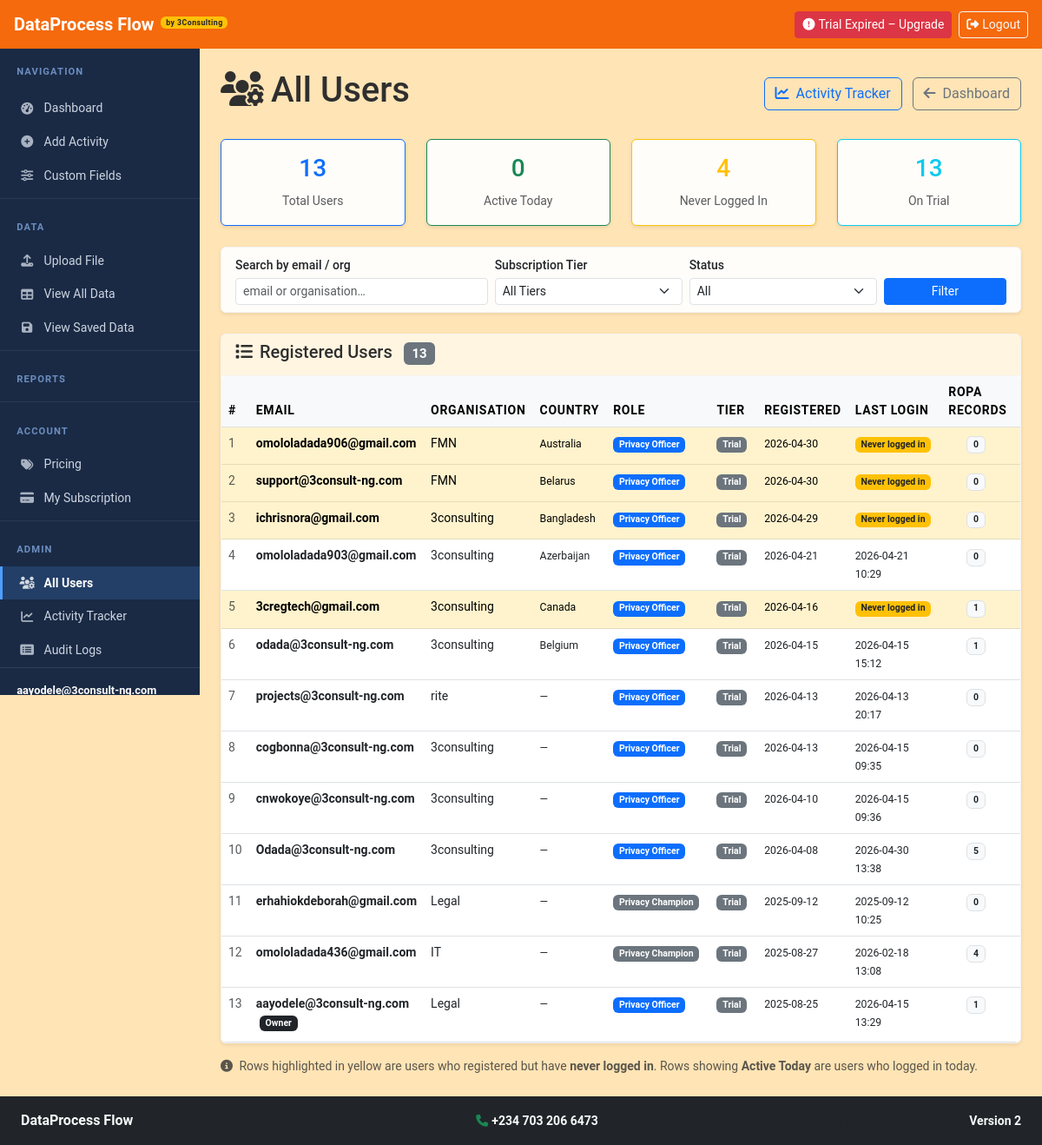
/admin/users (signed in), run on an earlier commit of the app's database.
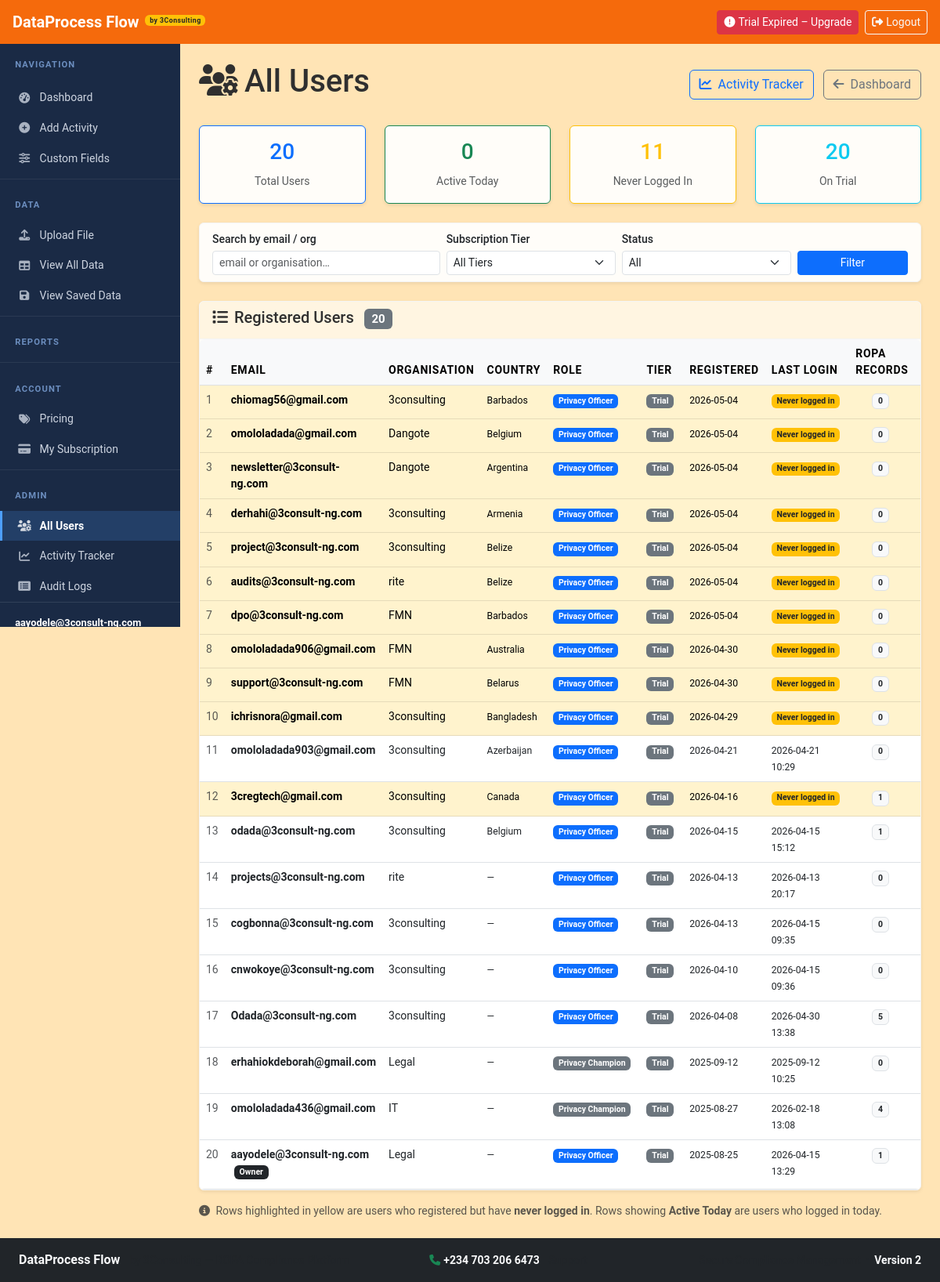
And on a later commit of the database.
### models.py (models this page shows)
class User(UserMixin, db.Model):
    __tablename__ = 'users'
    id = db.Column(Integer, primary_key=True)
    email = db.Column(String(120), unique=True, nullable=False)
    password_hash = db.Column(String(256), nullable=False)
    full_name = db.Column(String(150), nullable=True)
    role = db.Column(String(50), nullable=False, default='Privacy Champion')
    department = db.Column(String(100))
    created_at = db.Column(DateTime, default=datetime.utcnow)
    last_login = db.Column(DateTime)
    reset_token = db.Column(String(256), nullable=True)
    reset_token_expires = db.Column(DateTime, nullable=True)
    country = db.Column(String(100), nullable=True)
    failed_login_attempts = db.Column(Integer, default=0)
    locked_until = db.Column(DateTime, nullable=True)
    email_confirmed = db.Column(Boolean, default=False)
    email_confirm_token = db.Column(String(256), nullable=True)
    email_confirm_expires = db.Column(DateTime, nullable=True)
    mfa_enabled = db.Column(Boolean, default=False)
    mfa_secret = db.Column(String(128), nullable=True)
    subscription_tier = db.Column(String(50), nullable=False, default='trial')
    trial_start_date = db.Column(DateTime, default=datetime.utcnow)
    subscription_start_date = db.Column(DateTime, nullable=True)
    subscription_end_date = db.Column(DateTime, nullable=True)
    upgrade_email_sent = db.Column(Boolean, default=False)
    ropa_records = db.relationship('ROPARecord', foreign_keys='ROPARecord.created_by', backref='creator', lazy=True)

### app.py (the view)
@app.route('/admin/users')
@login_required
def admin_users():
    if not is_superadmin_user(current_user):
        abort(403)
    q = request.args.get('q', '').strip()
    tier_filter = request.args.get('tier', '').strip()
    status_filter = request.args.get('status', '').strip()
    query = models.User.query
    if q:
        query = query.filter(
            (models.User.email.ilike(f'%{q}%')) |
            (models.User.department.ilike(f'%{q}%'))
        )
    if tier_filter:
        query = query.filter(models.User.subscription_tier == tier_filter)
    if status_filter == 'active':
        query = query.filter(models.User.last_login.isnot(None))
    elif status_filter == 'inactive':
        query = query.filter(models.User.last_login.is_(None))
    users = query.order_by(models.User.created_at.desc()).all()
    today = date.today()
    for u in users:
        u.ropa_count = models.ROPARecord.query.filter_by(created_by=u.id).count()
    stats = {
        'total': models.User.query.count(),
        'active_today': models.User.query.filter(
            models.User.last_login >= datetime.combine(today, datetime.min.time())
        ).count(),
        'never_logged_in': models.User.query.filter(models.User.last_login.is_(None)).count(),
        'on_trial': models.User.query.filter(models.User.subscription_tier == 'trial').count(),
    }
    log_audit_event('Admin View Users', current_user.email, 'Accessed admin user list')
    return render_template('admin_users.html', users=users, stats=stats, today=today)

### app.py (called while the page is built, shortened)
@login_manager.user_loader
def load_user(user_id):
    return models.User.query.get(int(user_id))

def is_superadmin_user(user):
    if SUPERADMIN_EMAIL and user.email == SUPERADMIN_EMAIL:
        return True
    return user.id == 1

@app.context_processor
def inject_subscription():
    if current_user.is_authenticated:
        tier = get_user_effective_tier(current_user)
        config = get_tier_config(tier)
        trial_days = get_trial_days_remaining(current_user)
        unread_notifications = 0
        return dict(
            sub_tier=tier,
            sub_config=config,
            sub_trial_days=trial_days,
            unread_notifications=unread_notifications,
            now_date=datetime.utcnow(),
            is_superadmin=is_superadmin_user(current_user),
        )
    return dict(sub_tier=None, sub_config={}, sub_trial_days=None, unread_notifications=0, now_date=datetime.utcnow(), is_superadmin=False)

### audit_logger.py (called while the page is built)
def get_session_hash():
    if not request or not hasattr(request, 'cookies'):
        return 'System'
    session_data = request.cookies.get('session', '')
    if session_data:
        return hashlib.sha256(session_data.encode()).hexdigest()[:16]
    return 'No-Session'

### templates/admin_users.html (shortened to what the changed rows need)
{% extends "base.html" %}
{% block content %}
<div class="d-flex justify-content-between align-items-center mb-4">
    <h1><i class="fas fa-users-cog me-2"></i>All Users</h1>
</div>
<div class="row mb-4">
    <div class="col-md-3">
        <div class="card text-center border-primary">
            <div class="card-body">
                <h3 class="text-primary">{{ stats.total }}</h3>
                <small class="text-muted">Total Users</small>
            </div>
        </div>
    </div>
    <div class="col-md-3">
        <div class="card text-center border-warning">
            <div class="card-body">
                <h3 class="text-warning">{{ stats.never_logged_in }}</h3>
                <small class="text-muted">Never Logged In</small>
            </div>
        </div>
    </div>
    <div class="col-md-3">
        <div class="card text-center border-info">
            <div class="card-body">
                <h3 class="text-info">{{ stats.on_trial }}</h3>
                <small class="text-muted">On Trial</small>
            </div>
        </div>
    </div>
</div>
<div class="card">
    <div class="card-header">
        <h5 class="mb-0">
            <i class="fas fa-list me-2"></i>Registered Users
            <span class="badge bg-secondary ms-2">{{ users|length }}</span>
        </h5>
    </div>
    <div class="card-body p-0">
        {% if users %}
        <div class="table-responsive">
            <table class="table table-hover mb-0" style="font-size:0.875rem;">
                <thead class="table-light">
                    <tr>
                        <th>#</th>
                        <th>Email</th>
                        <th>Organisation</th>
                        <th>Country</th>
                        <th>Role</th>
                        <th>Tier</th>
                        <th>Registered</th>
                        <th>Last Login</th>
                        <th>ROPA Records</th>
                        <th>Status</th>
                    </tr>
                </thead>
                <tbody>
                    {% for user in users %}
                    {% set never_logged = user.last_login is none %}
                    {% set last_active_today = user.last_login and user.last_login.date() == today %}
                    <tr class="{{ 'table-warning' if never_logged else '' }}">
                        <td class="text-muted">{{ loop.index }}</td>
                        <td>
                            <strong>{{ user.email }}</strong>
                            {% if user.id == 1 %}<span class="badge bg-dark ms-1">Owner</span>{% endif %}
                        </td>
                        <td>{{ user.department or '—' }}</td>
                        <td><small>{{ user.country or '—' }}</small></td>
                        <td>
                            <span class="badge bg-{{ 'primary' if user.role == 'Privacy Officer' else 'secondary' }}">
                                {{ user.role }}
                            </span>
                        </td>
                        <td>
                            {% set tier_colors = {'trial': 'secondary', 'starter': 'success', 'growth': 'primary', 'enterprise': 'dark'} %}
                            <span class="badge bg-{{ tier_colors.get(user.subscription_tier, 'secondary') }}">
                                {{ user.subscription_tier|title }}
                            </span>
                        </td>
                        <td>
                            <small>{{ user.created_at.strftime('%Y-%m-%d') if user.created_at else 'N/A' }}</small>
                        </td>
                        <td>
                            {% if user.last_login %}
                                <small class="{{ 'text-success fw-bold' if last_active_today else '' }}">
                                    {{ user.last_login.strftime('%Y-%m-%d %H:%M') }}
                                </small>
                            {% else %}
                                <span class="badge bg-warning text-dark">Never logged in</span>
                            {% endif %}
                        </td>
                        <td class="text-center">
                            <span class="badge bg-light text-dark border">{{ user.ropa_count }}</span>
                        </td>
                        <td>
                        </td>
                    </tr>
                    {% endfor %}
                </tbody>
            </table>
        </div>
        {% else %}
        <div class="text-center py-4 text-muted">No users found matching your filters.</div>
        {% endif %}
    </div>
</div>
{% endblock %}

### templates/base.html (shortened to what the changed rows need)
<!DOCTYPE html>
<html lang="en" data-bs-theme="light">
<head>
    <link href="https://cdn.jsdelivr.net/npm/bootstrap@5.3.0/dist/css/bootstrap.min.css" rel="stylesheet">
    <link href="https://cdnjs.cloudflare.com/ajax/libs/font-awesome/6.4.0/css/all.min.css" rel="stylesheet">
    <link href="{{ url_for('static', filename='css/custom.css') }}" rel="stylesheet">
</head>
<body>
    {% if current_user.is_authenticated %}
    <div class="app-shell">
        <nav id="sidebar">
            <div class="sidebar-brand">Navigation</div>
            <div class="nav flex-column mt-1">
                <a class="nav-link {% if request.endpoint in ['index','privacy_officer_dashboard','privacy_champion_dashboard'] %}active{% endif %}"
                   href="{{ url_for('index') }}">
                    <i class="fas fa-tachometer-alt"></i> Dashboard
                </a>
                <a class="nav-link {% if request.endpoint == 'add_activity' %}active{% endif %}"
                   href="{{ url_for('add_activity') }}">
                    <i class="fas fa-plus-circle"></i> Add Activity
                </a>
                {% if sub_tier and sub_tier != 'trial' %}
                <a class="nav-link {% if request.endpoint == 'custom_tabs' %}active{% endif %}"
                   href="{{ url_for('custom_tabs') }}">
                    <i class="fas fa-sliders-h"></i> Custom Fields
                </a>
                {% else %}
                <a class="nav-link text-muted" href="{{ url_for('subscription') }}" title="Upgrade to unlock Custom Fields">
                    <i class="fas fa-lock me-1"></i><i class="fas fa-sliders-h"></i> Custom Fields
                    <span class="badge bg-warning text-dark ms-1" style="font-size:0.65rem;">Pro</span>
                </a>
                {% endif %}
                {% if current_user.role == 'Privacy Officer' %}
                <div class="sidebar-divider"></div>
                <div class="sidebar-brand">Data</div>
                <a class="nav-link {% if request.endpoint == 'upload_file' %}active{% endif %}"
                   href="{{ url_for('upload_file') }}">
                    <i class="fas fa-upload"></i> Upload File
                </a>
                <a class="nav-link {% if request.endpoint == 'view_all_ropa_excel' %}active{% endif %}"
                   href="{{ url_for('view_all_ropa_excel') }}">
                    <i class="fas fa-table"></i> View All Data
                </a>
                <a class="nav-link {% if request.endpoint == 'view_saved_ropa' %}active{% endif %}"
                   href="{{ url_for('view_saved_ropa') }}">
                    <i class="fas fa-save"></i> View Saved Data
                </a>
                {% endif %}
                <div class="sidebar-divider"></div>
                <div class="sidebar-brand">Reports</div>
                <div class="sidebar-divider"></div>
                <div class="sidebar-brand">Account</div>
                <a class="nav-link {% if request.endpoint == 'pricing' %}active{% endif %}"
                   href="{{ url_for('pricing') }}">
                    <i class="fas fa-tags"></i> Pricing
                </a>
                {% if current_user.role == 'Privacy Officer' %}
                <a class="nav-link {% if request.endpoint == 'subscription' %}active{% endif %}"
                   href="{{ url_for('subscription') }}">
                    <i class="fas fa-credit-card"></i> My Subscription
                </a>
                {% endif %}
                {% if is_superadmin %}
                <div class="sidebar-divider"></div>
                <div class="sidebar-brand">Admin</div>
                <a class="nav-link {% if request.endpoint == 'admin_users' %}active{% endif %}"
                   href="{{ url_for('admin_users') }}">
                    <i class="fas fa-users-cog"></i> All Users
                </a>
                <a class="nav-link {% if request.endpoint == 'admin_activity' %}active{% endif %}"
                   href="{{ url_for('admin_activity') }}">
                    <i class="fas fa-chart-line"></i> Activity Tracker
                </a>
                <a class="nav-link {% if request.endpoint == 'audit_logs' %}active{% endif %}"
                   href="{{ url_for('audit_logs') }}">
                    <i class="fas fa-list-alt"></i> Audit Logs
                </a>
                {% endif %}
            </div>
            <div class="sidebar-user">
                <div class="user-email">{{ current_user.email }}</div>
            </div>
        </nav>
        <main class="main-content p-4">
    {% else %}
    <main class="container my-4">
    {% endif %}
        {% block content %}{% endblock %}
    {% if current_user.is_authenticated %}
        </main>
    </div>
    {% else %}
    </main>
    {% endif %}
</body>
</html>

What changed in the data, as far as the page shows it:
added User: email "chiomag56@gmail.com", department "3consulting", country "Barbados", role "Privacy Officer", subscription_tier "Trial", created_at "2026-05-04", shows "Never logged in", ropa_count "0"
added User: email "omololadada@gmail.com", department "Dangote", country "Belgium", role "Privacy Officer", subscription_tier "Trial", created_at "2026-05-04", shows "Never logged in", ropa_count "0"
added User: email "newsletter@3consult-ng.com", department "Dangote", country "Argentina", role "Privacy Officer", subscription_tier "Trial", created_at "2026-05-04", shows "Never logged in", ropa_count "0"
added User: email "derhahi@3consult-ng.com", department "3consulting", country "Armenia", role "Privacy Officer", subscription_tier "Trial", created_at "2026-05-04", shows "Never logged in", ropa_count "0"
added User: email "project@3consult-ng.com", department "3consulting", country "Belize", role "Privacy Officer", subscription_tier "Trial", created_at "2026-05-04", shows "Never logged in", ropa_count "0"
added User: email "audits@3consult-ng.com", department "rite", country "Belize", role "Privacy Officer", subscription_tier "Trial", created_at "2026-05-04", shows "Never logged in", ropa_count "0"
added User: email "dpo@3consult-ng.com", department "FMN", country "Barbados", role "Privacy Officer", subscription_tier "Trial", created_at "2026-05-04", shows "Never logged in", ropa_count "0"
Also different on the page:
{{ stats.total }}: "13" → "20"
{{ stats.never_logged_in }}: "4" → "11"
{{ stats.on_trial }}: "13" → "20"
{{ users|length }}: "13" → "20"
